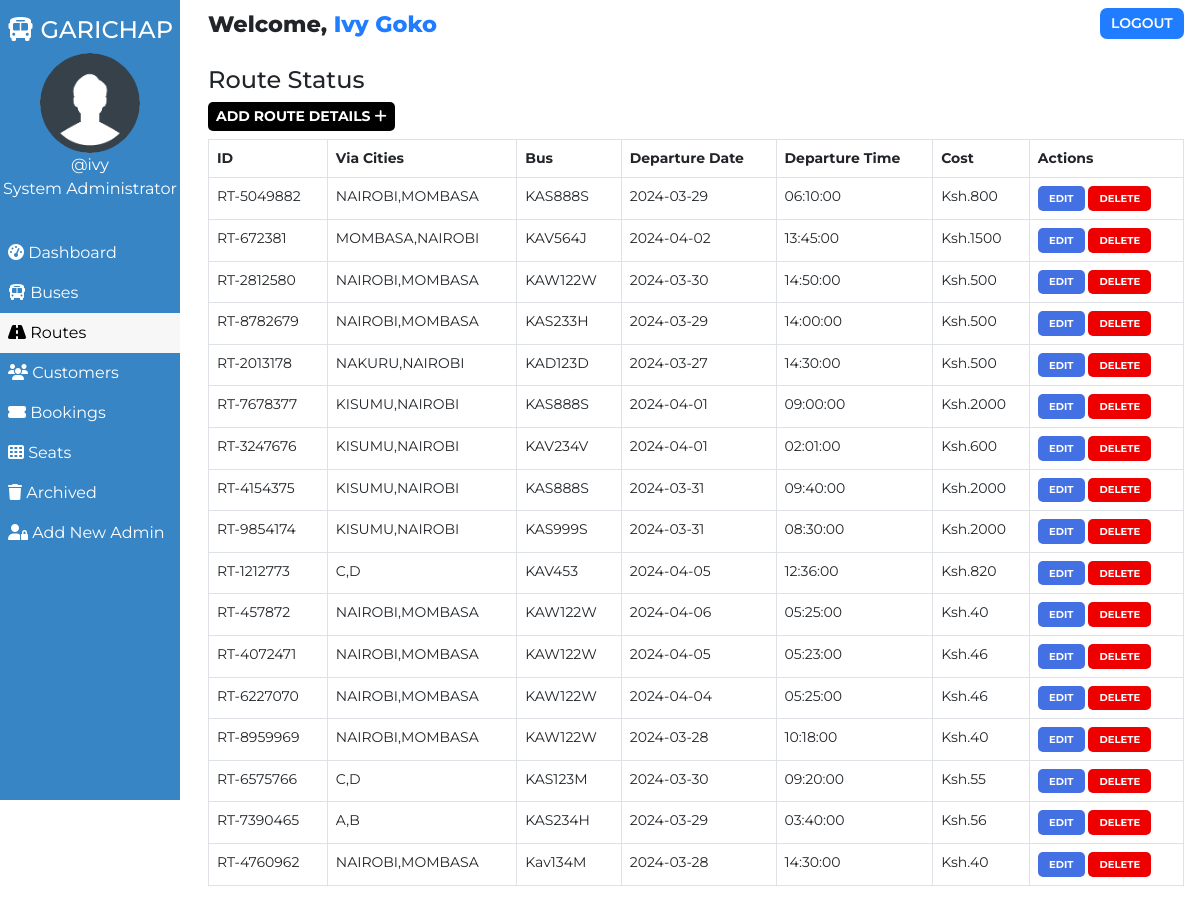
Screenshot of /admin/route.php (signed in) with the database file from the repository.
### tables this page shows
CREATE TABLE `users` (
  `user_id` int(11) NOT NULL,
  `user_fullname` varchar(100) NOT NULL,
  `user_name` varchar(30) NOT NULL,
  `user_password` varchar(255) NOT NULL,
  `user_created` datetime NOT NULL DEFAULT current_timestamp()
);

CREATE TABLE `routes` (
  `id` int(100) NOT NULL,
  `route_id` varchar(255) NOT NULL,
  `bus_no` varchar(155) NOT NULL,
  `route_cities` varchar(255) NOT NULL,
  `route_dep_date` date NOT NULL,
  `route_dep_time` time NOT NULL,
  `route_step_cost` int(100) NOT NULL,
  `route_created` datetime NOT NULL DEFAULT current_timestamp()
);

### admin/route.php (the view, shortened to what this page needs)
<!DOCTYPE html>
<html lang="en">
<head>
    <link href="https://cdn.jsdelivr.net/npm/bootstrap@5.0.1/dist/css/bootstrap.min.css" rel="stylesheet">
    <?php
        $page="route";
    ?>
</head>
<body>
    <?php require '../assets/partials/_admin-header.php';?>
        <?php
            $resultSql = "SELECT * FROM `routes` ORDER BY route_created DESC";
            $resultSqlResult = mysqli_query($conn, $resultSql);
            if(!mysqli_num_rows($resultSqlResult)){ ?>
                <div class="container mt-4">
                    <div id="noRoutes" class="alert alert-dark " role="alert">
                        <h1 class="alert-heading">No Routes Found!!</h1>
                        <p class="fw-light">Be the first person to add one!</p>
                        <hr>
                        <div id="addRouteAlert" class="alert alert-success" role="alert">
                                Click on <button id="add-button" class="button btn-sm"type="button"data-bs-toggle="modal" data-bs-target="#addModal">ADD <i class="fas fa-plus"></i></button> to add a route!
                        </div>
                    </div>
                </div>
            <?php }
            else { ?>
                <section id="route">
                    <div id="head">
                        <h4>Route Status</h4>
                    </div>
                    <div id="route-results">
                        <div>
                            <button id="add-button" class="button btn-sm"type="button"data-bs-toggle="modal" data-bs-target="#addModal">Add Route Details <i class="fas fa-plus"></i></button>
                        </div>
                        <table class="table table-hover table-bordered">
                            <thead>
                                <th>ID</th>
                                <th>Via Cities</th>
                                <th>Bus</th>
                                <th>Departure Date</th>
                                <th>Departure Time</th>
                                <th>Cost</th>
                                <th>Actions</th>
                            </thead>
                            <?php
                                while($row = mysqli_fetch_assoc($resultSqlResult))
                                {
                                    $id = $row["id"];
                                    $route_id = $row["route_id"];
                                    $route_cities = $row["route_cities"];
                                    $route_dep_time = $row["route_dep_time"];
                                    $route_dep_date = $row["route_dep_date"];
                                    $route_step_cost = $row["route_step_cost"];
                                    $bus_no = $row["bus_no"];
                                        ?>
                                    <tr>
                                        <td>
                                            <?php
                                                echo $route_id;
                                            ?>
                                        </td>
                                        <td>
                                            <?php
                                                echo $route_cities;
                                            ?>
                                        </td>
                                        <td>
                                            <?php
                                                echo $bus_no;
                                            ?>
                                        </td>
                                        <td>
                                            <?php
                                                echo $route_dep_date;
                                            ?>
                                        </td>
                                        <td>
                                            <?php
                                                echo $route_dep_time;
                                            ?>
                                        </td>
                                        <td>
                                            <?php
                                                echo 'Ksh.'.$route_step_cost;?>
                                        </td>
                                        <td>
                                            <button class="button edit-button " data-link="<?php echo $_SERVER['REQUEST_URI']; ?>" data-id="<?php
                                                echo $id;?>" data-cities="<?php
                                                echo $route_cities;?>" data-cost="<?php
                                                echo $route_step_cost;?>" data-date="<?php
                                                echo $route_dep_date;
                                            ?>" data-time="<?php
                                            echo $route_dep_time;
                                            ?>" data-busno="<?php
                                            echo $bus_no;
                                            ?>"
                                            >Edit</button>
                                            <button class="button delete-button" data-bs-toggle="modal" data-bs-target="#deleteModal" data-id="<?php
                                                echo $id;?>">Delete</button>
                                        </td>
                                    </tr>
                                <?php
                                }
                            ?>
                        </table>
                    </div>
                    </section>
                <?php  }
            ?>
            </div>
    </main>
</body>
</html>

### assets/partials/_admin-header.php (shortened to what this page needs)
<?php
    $conn = db_connect();
    $user_id = $_SESSION['user_id'];
    $sql = "SELECT * FROM users WHERE user_id = $user_id";
    $result = mysqli_query($conn, $sql);
    if($row = mysqli_fetch_assoc($result))
    {
        $user_fullname = $row["user_fullname"];
        $user_name = $row["user_name"];
    }
?>
    <main id="container">
        <div id="sidebar">
            <h4><i class="fas fa-bus"></i> GARICHAP</h4>
            <div>
                <img class="adminDp" src="../assets/img/userav-min.png" height="100px" alt="Admin Profile Pic">
                <p>
                    <?php  echo '@'.$user_name;  ?>
                </p>
                <p>System Administrator</p>
            </div>
            <ul style="overflow-y: auto; max-height:90%" id="options">
                <li class="option <?php if($page=='dashboard'){ echo 'active';}?>">
                    <a href="./dashboard.php">
                    <i class="fas fa-tachometer-alt"></i> Dashboard
                    </a>
                </li>
                <li class="option <?php if($page=='bus'){ echo 'active';}?>">
                    <a href="./bus.php">
                    <i class="fas fa-bus"></i> Buses
                    </a>
                </li>
                <li class="option <?php if($page=='route'){ echo 'active';}?>">
                    <a href="./route.php">
                    <i class="fas fa-road"></i> Routes
                    </a>
                </li>
                <li class="option <?php if($page=='customer'){ echo 'active';}?>">
                    <a href="./customer.php">
                    <i class="fas fa-users"></i> Customers
                    </a>
                </li>
                <li class="option <?php if($page=='booking'){ echo 'active';}?>">
                    <a href="./booking.php">
                    <i class="fas fa-ticket-alt"></i> Bookings
                    </a>
                </li>
                <li class="option <?php if($page=='seat'){ echo 'active';}?>">
                    <a href="./seat.php">
                    <i class="fas fa-th"></i> Seats
                    </a>
                </li>
                <li class="option <?php if($page=='archived'){ echo 'active';}?>">
                    <a href="./archived.php">
                    <i class="fas fa-trash"></i> Archived
                    </a>
                </li>
                <li class="option <?php if($page=='signup'){ echo 'active';}?>">
                    <a href="./signup.php">
                    <i class="fas fa-user-lock"></i> Add New Admin
                    </a>
                </li>
            </ul>
        </div>
        <div id="main-content">
            <section id="welcome">
                <ul>
                    <li class="welcome-item">Welcome,
                        <span id="USER">
                            <?php
                                echo $user_fullname;
                            ?>
                        </span>
                    </li>
                    <li class="welcome-item">
                        <button id="logout" class="btn-sm">
                            <a href="../assets/partials/_logout.php">LOGOUT</a>
                        </button>
                    </li>
                </ul>
            </section>

### assets/styles/admin.php (style rules this page uses)
body { margin: 0; box-sizing: border-box; font-family: 'Montserrat', sans-serif; background-color: white; }
html { scroll-behavior: smooth; }
*, *::after, *::before { box-sizing: inherit; }
#USER { color: #207DFF; }
.adminDp { border-radius: 50%; }
#welcome { background-color: white; }
#welcome ul { display: flex; justify-content: space-between; list-style-type: none; padding: 0; margin: 0; }
#welcome li { margin: 0 1rem; padding: 0.5rem 0; }
#welcome li:first-child { font-weight: 800; font-size: 1.4rem; }
#logout { padding: 0.3rem 0.7rem; background-color: #207DFF; font-weight: 600; outline: none; border: none; border-radius: 7px; }
#logout a { color: white; text-decoration: none; }
@media only screen and (min-width:1000px) { #sidebar { text-align: center; background-color: #3885c5; color: white; width: 15%; position: fixed; top: 0%; padding-top: 1rem; z-index: 2; height: 100vh; } }
@media only screen and (min-width:1000px) { #sidebar p { margin: 0; } }
@media only screen and (min-width:1000px) { #sidebar ul { margin-top: 2rem; } }
@media only screen and (min-width:1000px) { #options { list-style-type: none; text-align: left; padding-left: 0; } }
@media only screen and (min-width:1000px) { .option a { display: block; padding: 0.5rem; text-decoration: none; color: inherit; } }
@media only screen and (min-width:1000px) { .active { background-color:#f7f7f7; color:black; } }
@media only screen and (min-width:1000px) { #main-content { margin-left: 16%; } }

### assets/styles/admin-options.php (style rules this page uses)
* { font-family: Montserrat; }
#booking #head, #customer #head, #route #head, #seat #head, #bus #head { padding-top: 1rem; }
#booking, #customer, #route, #bus, #seat { padding: 0 1rem; }
#booking-results > div, #customer-results > div, #route-results > div, #bus-results > div { margin-bottom: 0.5rem; }
#booking-results button, #customer-results button, #route button, #bus-results button { border-radius: 5px; }
.button { border: none; font-weight: bold; text-transform: uppercase; }
#add-button { background-color: black; color: white; }
#route table { width: 100%; }
table { font-size: 14px; }
#bus .edit-button, #bus .delete-button, #route .edit-button, #route .delete-button, #customer .edit-button, #customer .delete-button { padding: 0.3rem 0.7rem; }
table th,td { padding-left: 0.3rem; }
table button { color: white; }
.edit-button { background-color: #4370E2; }
.delete-button { background-color: #EF0000; }
.edit-button, .delete-button { font-size: 10px }

### rows the page displays
users: user_name "ivy", user_fullname "Ivy Goko"
routes: route "RT-5049882", route_cities "NAIROBI,MOMBASA", bus_no "KAS888S", route_dep_date "2024-03-29", route_dep_time "06:10:00", route_step_cost "800"
routes: route "RT-672381", route_cities "MOMBASA,NAIROBI", bus_no "KAV564J", route_dep_date "2024-04-02", route_dep_time "13:45:00", route_step_cost "1500"
routes: route "RT-2812580", route_cities "NAIROBI,MOMBASA", bus_no "KAW122W", route_dep_date "2024-03-30", route_dep_time "14:50:00", route_step_cost "500"
routes: route "RT-8782679", route_cities "NAIROBI,MOMBASA", bus_no "KAS233H", route_dep_date "2024-03-29", route_dep_time "14:00:00", route_step_cost "500"
routes: route "RT-2013178", route_cities "NAKURU,NAIROBI", bus_no "KAD123D", route_dep_date "2024-03-27", route_dep_time "14:30:00", route_step_cost "500"
routes: route "RT-7678377", route_cities "KISUMU,NAIROBI", bus_no "KAS888S", route_dep_date "2024-04-01", route_dep_time "09:00:00", route_step_cost "2000"
routes: route "RT-3247676", route_cities "KISUMU,NAIROBI", bus_no "KAV234V", route_dep_date "2024-04-01", route_dep_time "02:01:00", route_step_cost "600"
routes: route "RT-4154375", route_cities "KISUMU,NAIROBI", bus_no "KAS888S", route_dep_date "2024-03-31", route_dep_time "09:40:00", route_step_cost "2000"
routes: route "RT-9854174", route_cities "KISUMU,NAIROBI", bus_no "KAS999S", route_dep_date "2024-03-31", route_dep_time "08:30:00", route_step_cost "2000"
routes: route "RT-1212773", route_cities "C,D", bus_no "KAV453", route_dep_date "2024-04-05", route_dep_time "12:36:00", route_step_cost "820"
routes: route "RT-457872", route_cities "NAIROBI,MOMBASA", bus_no "KAW122W", route_dep_date "2024-04-06", route_dep_time "05:25:00", route_step_cost "40"
routes: route "RT-4072471", route_cities "NAIROBI,MOMBASA", bus_no "KAW122W", route_dep_date "2024-04-05", route_dep_time "05:23:00", route_step_cost "46"
routes: route "RT-6227070", route_cities "NAIROBI,MOMBASA", bus_no "KAW122W", route_dep_date "2024-04-04", route_dep_time "05:25:00", route_step_cost "46"
routes: route "RT-8959969", route_cities "NAIROBI,MOMBASA", bus_no "KAW122W", route_dep_date "2024-03-28", route_dep_time "10:18:00", route_step_cost "40"
routes: route "RT-6575766", route_cities "C,D", bus_no "KAS123M", route_dep_date "2024-03-30", route_dep_time "09:20:00", route_step_cost "55"
routes: route "RT-7390465", route_cities "A,B", bus_no "KAS234H", route_dep_date "2024-03-29", route_dep_time "03:40:00", route_step_cost "56"
routes: route "RT-4760962", route_cities "NAIROBI,MOMBASA", bus_no "Kav134M", route_dep_date "2024-03-28", route_dep_time "14:30:00", route_step_cost "40"
